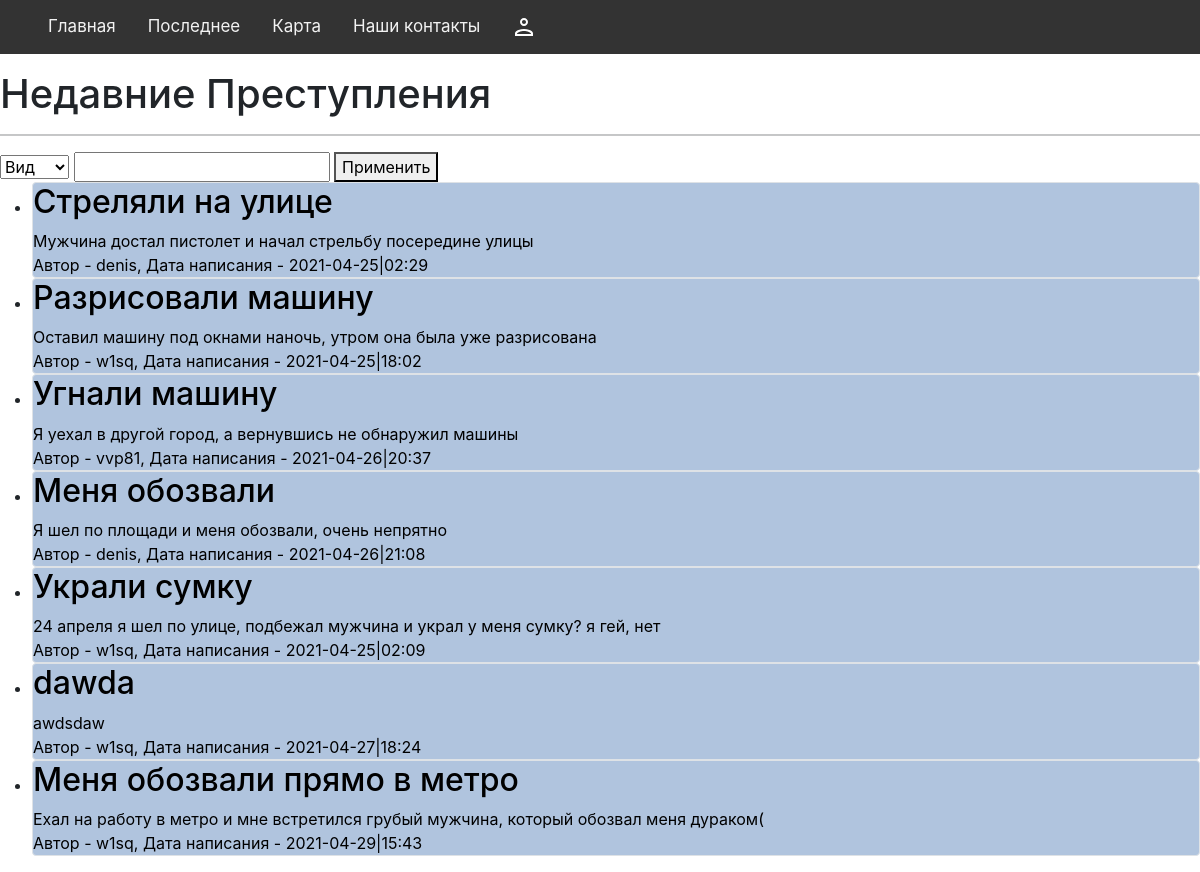
/crimes, run on the app's committed database.
### data/crimes.py (models this page shows)
class Crimes(SqlAlchemyBase):
    __tablename__ = "crimes"
    id = sqlalchemy.Column(sqlalchemy.Integer, primary_key=True, autoincrement=True)
    kind = sqlalchemy.Column(sqlalchemy.String, nullable=True)
    title = sqlalchemy.Column(sqlalchemy.String, nullable=True)
    adress = sqlalchemy.Column(sqlalchemy.String, nullable=True)
    content = sqlalchemy.Column(sqlalchemy.String, nullable=True)
    created_date = sqlalchemy.Column(sqlalchemy.DateTime, default=datetime.datetime.now)
    user_id = sqlalchemy.Column(sqlalchemy.Integer, sqlalchemy.ForeignKey("users.id"))
    user = orm.relation("User")

### data/users.py (models this page shows, shortened)
class User(SqlAlchemyBase):
    __tablename__ = "users"
    id = sqlalchemy.Column(sqlalchemy.Integer, primary_key=True, autoincrement=True)
    name = sqlalchemy.Column(sqlalchemy.String, nullable=True)
    email = sqlalchemy.Column(sqlalchemy.String, index=True, unique=True, nullable=True)
    hashed_password = sqlalchemy.Column(sqlalchemy.String, nullable=True)
    created_date = sqlalchemy.Column(sqlalchemy.DateTime, default=datetime.datetime.now)
    news = orm.relation("Crimes", back_populates="user")
    questions = orm.relation("Questions", back_populates="user")

### app.py (the view)
@app.route("/crimes", methods=["POST", "GET"])
def listofcrimes():
    db_sess = db_session.create_session()
    if request.method == "POST" and request.form["filter_written"]:
        option = request.form["filter"].lower()
        user_input = str(request.form["filter_written"]).lower()
        print(option, user_input)
        if option == "вид":
            typ = user_input[0].upper() + user_input[1:]
            crimes = db_sess.query(Crimes).filter(Crimes.kind.like(f"%{typ}%")).all()
        elif option == "автор":
            author_id = db_sess.query(User).filter(User.name == user_input).first().id
            crimes = (
                db_sess.query(Crimes)
                .filter(Crimes.user_id.like(f"%{author_id}%"))
                .all()
            )
        elif option == "дата":
            crimes = db_sess.query(Crimes).all()
            ok = []
            for item in crimes:
                if user_input in str(item.created_date):
                    ok.append(item.id)
            crimes = db_sess.query(Crimes).filter(Crimes.id.in_(ok)).all()
    else:
        crimes = db_sess.query(Crimes).all()
    return render_template(
        "listofcrimes.html", login=logged, crimes=crimes, user_data=user_data
    )

### data/db_session.py (called while the page is built)
def create_session() -> Session:
    global __factory
    return __factory()

### templates/listofcrimes.html (shortened to what this page needs)
{% extends 'base.html' %}
{% block content %}
<h1>Недавние Преступления</h1>
<hr>
<form method="POST" role="form">
    <select id='filter' name='filter'>
        <option>Вид</option>
    </select>
    <input id='filter_written' name='filter_written'>
    <button type="submit">Применить</button>
</form>
{% if not crimes %}
<h3>Ничего не найдено</h3>
{% else %}
<ul>
    {% for item in crimes %} <li>
        <a href="/crimes/{{item.id}}" style="color: black;">
            {% if item.user_id == user_data.id %}
            <div class="col-md6 border rounded" name='crime' id='crime' style="background-color: lightgreen ;">
                <div class="col-md6 border rounded" name='crime' id='crime' style="background-color: black ;"></div>
                <h2>{{item.title}}</h2>
                <div>
                    {{item.content}}
                </div>
                <div>
                    Автор - {{item.user.name}}, Дата написания - {{item.created_date.isoformat("|","minutes")}}
                </div>
                {% else %}
                <div class="col-md6 border rounded" name='crime' id='crime' style="background-color: lightsteelblue ;">
                    <h2>{{item.title}}</h2>
                    <div>
                        {{item.content}}
                    </div>
                    <div>
                        Автор - {{item.user.name}}, Дата написания - {{item.created_date.isoformat("|","minutes")}}
                    </div>
                </div>
                {% endif %}
        </a>
    </li>
    {% endfor %}
</ul>
{% endif %}
{% endblock %}

### data on the page
Crimes: title "Стреляли на улице", content "Мужчина достал пистолет и начал стрельбу посередине улицы", user.name "denis", created_date "2021-04-25|02:29"
Crimes: title "Разрисовали машину", content "Оставил машину под окнами наночь, утром она была уже разрисована", user.name "w1sq", created_date "2021-04-25|18:02"
Crimes: title "Угнали машину", content "Я уехал в другой город, а вернувшись не обнаружил машины", user.name "vvp81", created_date "2021-04-26|20:37"
Crimes: title "Меня обозвали", content "Я шел по площади и меня обозвали, очень непрятно", user.name "denis", created_date "2021-04-26|21:08"
Crimes: title "Украли сумку", content "24 апреля я шел по улице, подбежал мужчина и украл у меня сумку? я гей, нет", user.name "w1sq", created_date "2021-04-25|02:09"
Crimes: title "dawda", content "awdsdaw", user.name "w1sq", created_date "2021-04-27|18:24"
Crimes: title "Меня обозвали прямо в метро", content "Ехал на работу в метро и мне встретился грубый мужчина, который обозвал меня дураком(", user.name "w1sq", created_date "2021-04-29|15:43"
